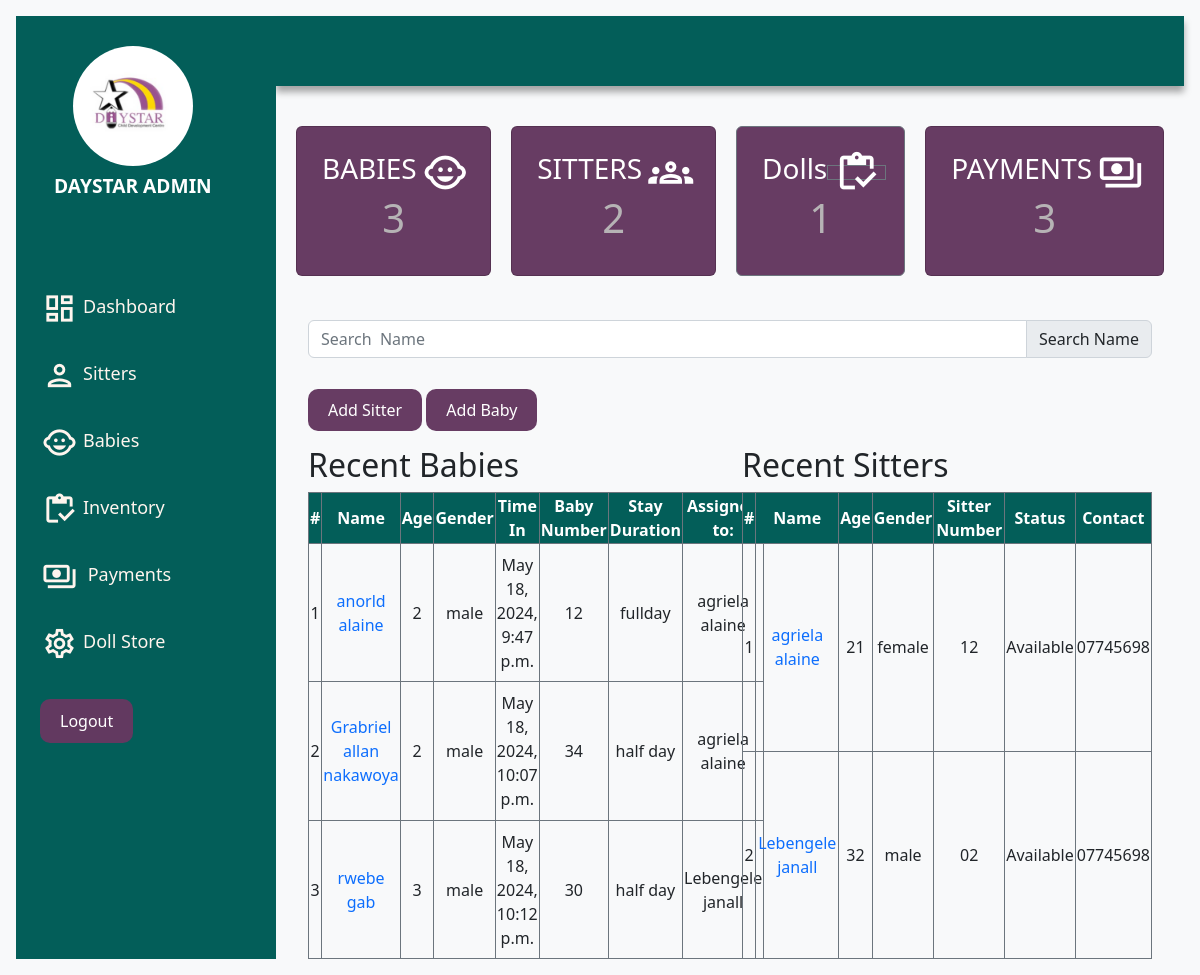
Page /index/ (signed in) on the committed database.
### application/models.py (models this page shows)
class Baby(models.Model):
    sittr = models.ForeignKey(Sitter, on_delete=models.CASCADE, blank=False, null=False, default=True )
    fname = models.CharField(max_length=255)
    lname = models.CharField(max_length=255)
    age = models.CharField(max_length=255)
    gender = models.CharField(max_length=255)
    location = models.CharField(max_length=100)
    image = models.ImageField(max_length=255)
    broughtby = models.CharField(max_length=200)
    timein = models.DateTimeField(auto_now=True)
    timeout = models.DateTimeField(auto_now=True)
    fees= models.CharField(max_length=100 , null=True, blank=True)
    parent_name = models.CharField(max_length= 200)
    babynumber = models.IntegerField(null=True)
    message_left = models.TextField(max_length=1000)
    stay_duration = models.CharField(choices=(('fullday','fullday'),('halfday', 'halfday')), max_length=50, blank=True, null=True)

class Sitter(models.Model):
    fname = models.CharField(max_length=255)
    lname = models.CharField(max_length=255)
    age = models.CharField(max_length=255)
    gender = models.CharField(max_length=255)
    location = models.CharField(max_length=100)
    image = models.CharField(max_length=255)
    DOB = models.CharField(max_length=200)
    NxtoK = models.CharField(max_length=150)
    NIN = models.CharField(max_length=50, blank=True, null=True)
    recommender = models.CharField(max_length= 200)
    educationlevel = models.CharField(max_length=20)
    sitternumber = models.CharField(max_length=50)
    contact = models.CharField(max_length=20, default=1)
    status = models.CharField(max_length=10, default='Available', blank=True)
    def __str__(self):
        return f'{self.fname} {self.lname}'

### application/views.py (the view)
# urls.py: path('index/', views.index, name='index'),
@login_required
def index(request):
    baby_list = Baby.objects.all()
    count_babies =len(baby_list)
    sitters_List = Sitter.objects.all()
    count_sitters = len(sitters_List)
    payments = Pay.objects.all()
    count_payments = Pay.objects.count()
    recent_babies = Baby.objects.all()[:5]
    recent_sitters = Sitter.objects.all()[:5]
    item = Doll_item.objects.all()
    count_items = Doll_item.objects.count()
    context = {
        'baby_list': baby_list,
        'payments': payments,
        'count_payments': count_payments,
        'count_sitters': count_sitters,
        'Sitters_List': sitters_List,
        'count_babies': count_babies,
        'recent_babies': recent_babies,
        'recent_sitters':recent_sitters,
        'item': item,
        'count_items': count_items,
    }
    template = loader.get_template('application/index.html')
    return HttpResponse(template.render(context))

### application/templates/application/index.html (shortened to what this page needs)
{% extends "application/base.html" %}
{% load static %}
{% block content  %}
    <main class="main-container">
        <div class="main-cards">
            <div class="card">
                <div class="card-inner text-white">
                    <h3 class="text-white"> BABIES</h3>
                    <span class="material-icons-outlined">child_care</span>
                </div>
                <h1 class = "text-center">{{ count_babies }}</h1>
            </div>
            <div class="card">
                <div class="card-inner text-white">
                    <h3 class="text-white"> SITTERS</h3>
                    <span class="material-icons-outlined">
                        </span>
                </div>
                <h1 class="text-center">{{ count_sitters }}</h1>
            </div>
            <div class="card border border-secondary ">
                <div class="card-inner text-white">
                    <h3 class="text-white">Dolls</h3>
                    <span class="material-icons-outlined border border-secondary">
                        </span>
                </div>
                <h1 class = "text-center">{{ count_items }}</h1>
            </div>
            <div class="card">
                <div class="card-inner text-white">
                    <h3 class="text-white">PAYMENTS</h3>
                    <span class="material-icons-outlined">
                        </span>
                </div>
                <h1 class = "text-center">{{ count_payments }}</h1>
            </div>
        </div>
        <div class="content">
            <div class="container-fluid">
                <br>
                <div class="input-group mb-3">
                    <input type="text" class="form-control" placeholder="Search  Name">
                    <span class="input-group-text" id="basic-addon2">Search  Name</span>
                  </div>
                  <br>
                <div class="search">
                    <a class="button" href="/sitter/add" role="button">Add Sitter</a>
                    <a class="button" href="/baby/add" role="button">Add Baby</a>
                </div>
                <br>
                <div class="row">
                    <div class="col-lg-6">
                        <h2 class="text-dark" >Recent Babies</h2>
                        <table class=" h-100 w-100 text-dark text-center">
                            <thead class="  text-white text-center w-100 thead" >
                                <tr class="border border-secondary">
                                    <th class="border border-secondary">#</th>
                                    <th class="border border-secondary">Name</th>
                                    <th class="border border-secondary">Age</th>
                                    <th class="border border-secondary">Gender</th>
                                    <th class="border border-secondary">Time In</th>
                                    <th class="border border-secondary">Baby Number</th>
                                    <th class="border border-secondary">Stay Duration</th>
                                    <th class="border border-secondary"> Assigned to:</th>
                                </tr>
                            </thead>
                            <tbody >
                                {% for baby in recent_babies %}
                                <tr class="border border-secondary">
                                    <td>{{ baby.id }}</td>
                                    <td class=" border border-secondary"><a class="text-primary text-decoration-none" href="/baby/view/{{ baby.id }}">{{ baby.fname }}  {{ baby.lname }}</a></td>
                                    <td class=" border border-secondary">{{baby.age}}</td>
                                    <td class=" border border-secondary">{{ baby.gender }}</td>
                                    <td class=" border border-secondary">{{ baby.timein }}</td>
                                    <td class=" border border-secondary">{{baby.babynumber}}</td>
                                    <td class=" border border-secondary">{{ baby.stay_duration }}</td>
                                    <td class=" border border-secondary ">{{ baby.sittr }}</td>
                                </tr>
                                {% endfor %}
                            </tbody>
                        </table>
                    </div>
                    <br><br>
                    <div class="col-lg-6">
                        <h2 class="text-dark" >Recent Sitters</h2>
                        <table class="  w-100  h-100 text-dark text-center border">
                            <thead class="text-white  text-center thead  w-100">
                                <tr class="border border-secondary">
                                    <th>#</th>
                                    <th class="border border-secondary">Name</th>
                                    <th class="border border-secondary">Age</th>
                                    <th class="border border-secondary">Gender</th>
                                    <th class="border border-secondary">Sitter Number</th>
                                    <th class="border border-secondary">Status</th>
                                    <th class="border border-secondary">Contact</th>
                                </tr>
                            </thead>
                            <tbody >
                                {% for sitter in recent_sitters %}
                                <tr class=" border border-secondary">
                                    <td>{{ sitter.id }}</td>
                                    <td class=" border border-secondary"><a class="text-primary text-decoration-none " href="/sitter/view/{{ sitter.id }}">{{ sitter.fname }}  {{ sitter.lname }}</a></td>
                                    <td class=" border border-secondary" >{{sitter.age}}</td>
                                    <td class=" border border-secondary">{{ sitter.gender }}</td>
                                    <td class=" border border-secondary">{{sitter.sitternumber}}</td>
                                    <td class=" border border-secondary">{{ sitter.status }}</td>
                                    <td class=" border border-secondary">{{ sitter.contact }}</td>
                                </tr>
                                {% endfor %}
                            </tbody>
                        </table>
                    </div>
                </div>
            </div>
        </div>
    </main>
{% endblock  %}

### application/static/css/styles.css (style rules this page uses)
body { margin: 0; padding: 0; background-color:#8FBFE0; color: rgb(43, 42, 42); font-family: "montserrat", sans-serif; }
span { padding: 6px; }
.material-icons-outlined { vertical-align: middle; line-height: 1px; font-size: 35px; }
.content { display:grid; grid-area: main; flex-direction: column; margin: 0; padding: 0; }
.main-container { grid-area: main; overflow-y: auto; padding: 20px 20px; color: rgba(187, 185, 185, 0.95); }
.main-cards { display: flex; justify-content:space-between; gap: 20px; margin: 20px 0; border-radius: 10px; }
.card { display: flex; flex-direction: column; justify-content: center; padding: 25px; border-radius: 20px; box-shadow: #263043; }
.card:first-child { background-color:#643960fa; }
.card:nth-child(2) { background-color:#643960fa; }
.card:nth-child(3) { background-color: #643960fa; }
.card:nth-child(4) { background-color: #643960fa; }
.card-inner { display:flex; align-items: center; justify-content: space-between; }
.card-inner > .material-icons-outlined { font-size: 45px; }
.thead { background-color:#035E59; width: 100%; text-align: center; }
.button { background-color: #643960fa; color: white; padding: 10px 20px; border: none; cursor: pointer; border-radius: 10px; text-decoration: none; justify-content: space-around; }

### rows in the picture
Baby: id "1", fname "anorld", lname "alaine", age "2", gender "male", timein "May 18, 2024, 9:47 p.m.", babynumber "12", stay_duration "fullday", sittr "agriela alaine"
Baby: id "2", fname "Grabriel allan", lname "nakawoya", age "2", gender "male", timein "May 18, 2024, 10:07 p.m.", babynumber "34", stay_duration "half day", sittr "agriela alaine"
Baby: id "3", fname "rwebe", lname "gab", age "3", gender "male", timein "May 18, 2024, 10:12 p.m.", babynumber "30", stay_duration "half day", sittr "Lebengele janall"
Sitter: id "1", fname "agriela", lname "alaine", age "21", gender "female", sitternumber "12", status "Available", contact "07745698"
Sitter: id "2", fname "Lebengele", lname "janall", age "32", gender "male", sitternumber "02", status "Available", contact "07745698"

### other values in the picture
{{ count_babies }} "3"
{{ count_sitters }} "2"
{{ count_items }} "1"
{{ count_payments }} "3"
